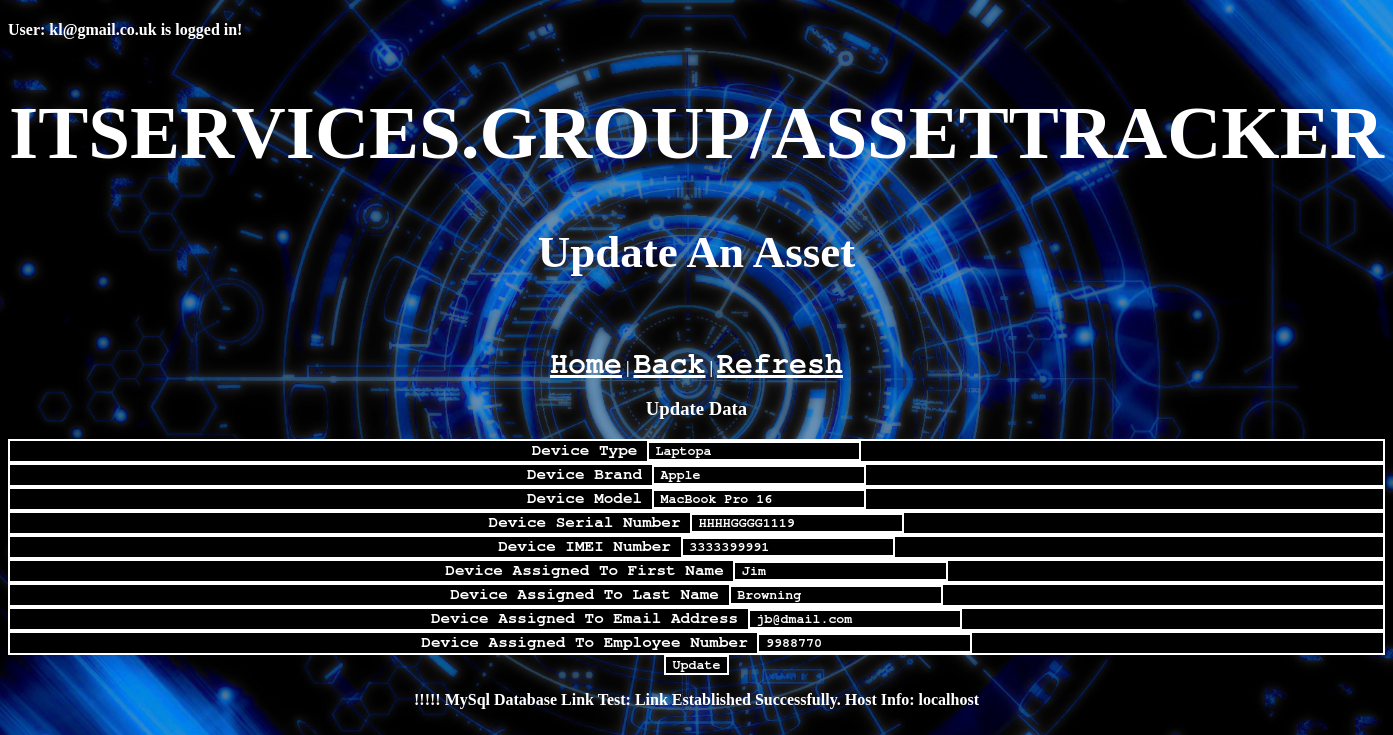
The page /Asset_Update_Form.php?Device_Asset_Tag_ID=18 (signed in) on the database its author committed.
### tables this page shows
CREATE TABLE `Assets_Table` (
  `Device_Asset_Tag_ID` int NOT NULL,
  `Device_Type` varchar(50) NOT NULL,
  `Device_Brand` varchar(50) NOT NULL,
  `Device_Model` varchar(100) NOT NULL,
  `Device_Serial_Number` varchar(100) NOT NULL,
  `Device_IMEI_Number` varchar(20) DEFAULT NULL,
  `Device_Assigned_To_First_Name` varchar(50) NOT NULL,
  `Device_Assigned_To_Last_Name` varchar(50) NOT NULL,
  `Device_Assigned_To_Email_Address` varchar(50) NOT NULL,
  `Device_Assigned_To_Employee_Number` int NOT NULL,
  `Device_Time_Stamp` varchar(50) NOT NULL,
  `Device_Adjustment_Timestamp` varchar(50) NOT NULL
);

### Asset_Update_Form.php (the view, shortened to what this page needs)
<!DOCTYPE html>
<html>
	<head>
	</head>
	<link href="StyleSheet.css" rel="stylesheet">
	<body>
		<?php
			echo "<h4>User: " .$_SESSION['UserAuth_Email_Address']. " is logged in!";
		?>
		<center>
			<h1>ITSERVICES.GROUP/ASSETTRACKER</h1>
			<h2>Update An Asset</h2>
			<br>
			<p><a href="Home_Page.php">Home</a>  |  <a href="Asset_Update.php">Back</a>  |  <a href="Asset_Update_Form.php"> Refresh</a></p>
			<?php
				include "MYSQLLINK_CONFIG.php";
				$Device_Asset_Tag_ID = $_GET['Device_Asset_Tag_ID'];
				$MYSQL = "select * from Assets_Table where Device_Asset_Tag_ID='$Device_Asset_Tag_ID'";
				$MYSQLQUERY = mysqli_query($MYSQLLINK,$MYSQL);
				$data = mysqli_fetch_array($MYSQLQUERY);
			?>
			<h3>Update Data</h3>
			<form method="POST">
				<div>
					<label>Device Type</label>
					<input type="text" name="Device_Type" value="<?php echo $data['Device_Type'] ?>" placeholder="Device Type" Required>
				</div>
				<div>
					<label>Device Brand</label>
					<input type="text" name="Device_Brand" value="<?php echo $data['Device_Brand'] ?>" placeholder="Device Brand" Required>
				</div>
				<div>
					<label>Device Model</label>
					<input type="text" name="Device_Model" value="<?php echo $data['Device_Model'] ?>" placeholder="Device Model" Required>
				</div>
				<div>
					<label>Device Serial Number</label>
					<input type="text" name="Device_Serial_Number" value="<?php echo $data['Device_Serial_Number'] ?>" placeholder="Serial Number" Required>
				</div>
				<div>
					<label>Device IMEI Number</label>
					<input type="tel" name="Device_IMEI_Number" value="<?php echo $data['Device_IMEI_Number'] ?>" placeholder="IMEI Number" pattern="[0-9]{8-20}">
				</div>
				<div>
					<label>Device Assigned To First Name</label>
					<input type="text" name="Device_Assigned_To_First_Name" value="<?php echo $data['Device_Assigned_To_First_Name'] ?>" placeholder="First Name" Required>
				</div>
				<div>
					<label>Device Assigned To Last Name</label>
					<input type="text" name="Device_Assigned_To_Last_Name" value="<?php echo $data['Device_Assigned_To_Last_Name'] ?>" placeholder="Last Name" Required>
				</div>
				<div>
					<label>Device Assigned To Email Address</label>
					<input type="email" name="Device_Assigned_To_Email_Address" value="<?php echo $data['Device_Assigned_To_Email_Address'] ?>" placeholder="Email Address" Required>
				</div>
				<div>
					<label>Device Assigned To Employee Number</label>
					<input type="tel" name="Device_Assigned_To_Employee_Number" value="<?php echo $data['Device_Assigned_To_Employee_Number'] ?>" placeholder="Employee Number" pattern="[0-9]{5-8}" Required>
				</div>
				<input type="submit" name="update" value="Update"/>
			</form>
			<?php
				if($MYSQLLINK === false)
				{
					die("<p>!!!!! ERROR: Could Not Establish Link Successfully. ".mysqli_connect_error(). " !!!!!");
				}
				else
				{
					echo "<p>!!!!! MySql Database Link Test: Link Established Successfully. Host Info: ".mysqli_get_host_info($MYSQLLINK);
				}
		?>
	</center>
</body>
</html>

### StyleSheet.css (style rules this page uses)
body { background-image: url('BACKGROUND_IMAGE.jpg');background-repeat: no-repeat;background-attachment: fixed;background-size: cover; }
h1 { font-family:Impact; color:white; font-size: 75px ; }
h2 { font-family:Impact; color:white; font-size: 45px; }
h3 { color: white; }
h4 { color: white; }
p { color: white; }
a { font-weight: 900; font-family:FreeMono, monospace; color:white; font-size: 30px; }
div { font-weight: 900; font-family:FreeMono, monospace; color:white; padding-left: .5em; padding-right: .5em; border: 2px solid #fff; background-color: #000; }
input { font-weight: 900; font-family:FreeMono, monospace; color:white; padding-left: .5em; padding-right: .5em; border: 2px solid #fff; background-color: #000; }

### rows shown on the page
assets_table: Device_Type "Laptopa", Device_Brand "Apple", Device_Model "MacBook Pro 16", Device_Serial_Number "HHHHGGGG1119", Device_IMEI_Number "3333399991", Device_Assigned_To_First_Name "Jim", Device_Assigned_To_Last_Name "Browning", Device_Assigned_To_Email_Address "jb@dmail.com", Device_Assigned_To_Employee_Number "9988770"

### other values the page prints
$_SESSION['UserAuth_Email_Address'] "kl@gmail.co.uk"
mysqli_get_host_info($MYSQLLINK) "localhost"
